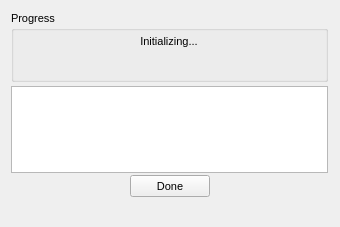
<?xml version="1.0"?>
<ui version="4.0">
  <class>OsirisStatusDialog</class>
  <widget class="QDialog" name="IDD_OSIRIS_STATUS">
    <property name="geometry">
      <rect>
        <x>0</x>
        <y>0</y>
        <width>340</width>
        <height>227</height>
      </rect>
    </property>
    <property name="windowTitle">
      <string>Compiling Status...</string>
    </property>
    <property name="font">
      <font>
        <family>Liberation Sans</family>
        <pointsize>8</pointsize>
        <bold>false</bold>
        <italic>false</italic>
      </font>
    </property>
    <property name="enabled">
      <bool>true</bool>
    </property>
    <property name="windowFlags">
      <set>Qt::Dialog|Qt::WindowCloseButtonHint</set>
    </property>
    <property name="minimumSize">
      <size>
        <width>340</width>
        <height>227</height>
      </size>
    </property>
    <property name="maximumSize">
      <size>
        <width>340</width>
        <height>227</height>
      </size>
    </property>
    <widget class="QGroupBox" name="IDC_STATIC">
      <property name="geometry">
        <rect>
          <x>11</x>
          <y>11</y>
          <width>317</width>
          <height>71</height>
        </rect>
      </property>
      <property name="title">
        <string>Progress</string>
      </property>
      <property name="visible">
        <bool>true</bool>
      </property>
      <property name="enabled">
        <bool>true</bool>
      </property>
      <property name="flat">
        <bool>false</bool>
      </property>
      <widget class="QLabel" name="IDC_OSIRIS_PROGRESS">
        <property name="geometry">
          <rect>
            <x>9</x>
            <y>24</y>
            <width>298</width>
            <height>40</height>
          </rect>
        </property>
        <property name="text">
          <string>Initializing...</string>
        </property>
        <property name="visible">
          <bool>true</bool>
        </property>
        <property name="enabled">
          <bool>true</bool>
        </property>
        <property name="alignment">
          <set>Qt::AlignHCenter</set>
        </property>
      </widget>
    </widget>
    <widget class="QTextEdit" name="IDC_OSIRIS_ERROR">
      <property name="geometry">
        <rect>
          <x>11</x>
          <y>86</y>
          <width>317</width>
          <height>87</height>
        </rect>
      </property>
      <property name="visible">
        <bool>true</bool>
      </property>
      <property name="enabled">
        <bool>true</bool>
      </property>
      <property name="readOnly">
        <bool>true</bool>
      </property>
      <property name="verticalScrollBarPolicy">
        <enum>Qt::ScrollBarAsNeeded</enum>
      </property>
      <property name="horizontalScrollBarPolicy">
        <enum>Qt::ScrollBarAsNeeded</enum>
      </property>
    </widget>
    <widget class="QPushButton" name="IDC_OSIRIS_DONE">
      <property name="geometry">
        <rect>
          <x>130</x>
          <y>175</y>
          <width>80</width>
          <height>22</height>
        </rect>
      </property>
      <property name="text">
        <string>Done</string>
      </property>
      <property name="visible">
        <bool>true</bool>
      </property>
      <property name="enabled">
        <bool>true</bool>
      </property>
      <property name="default">
        <bool>false</bool>
      </property>
      <property name="autoDefault">
        <bool>false</bool>
      </property>
    </widget>
  </widget>
</ui>
